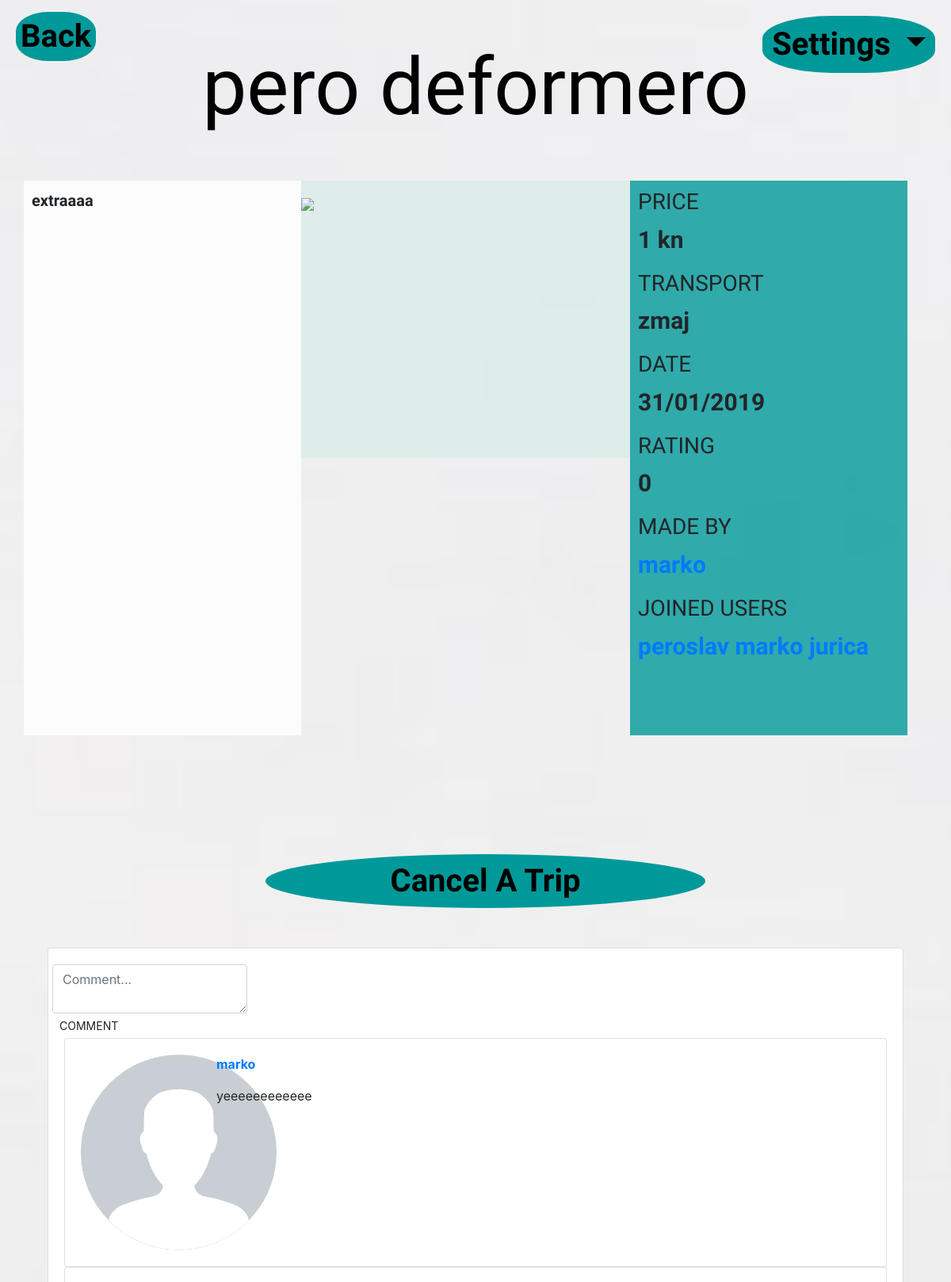
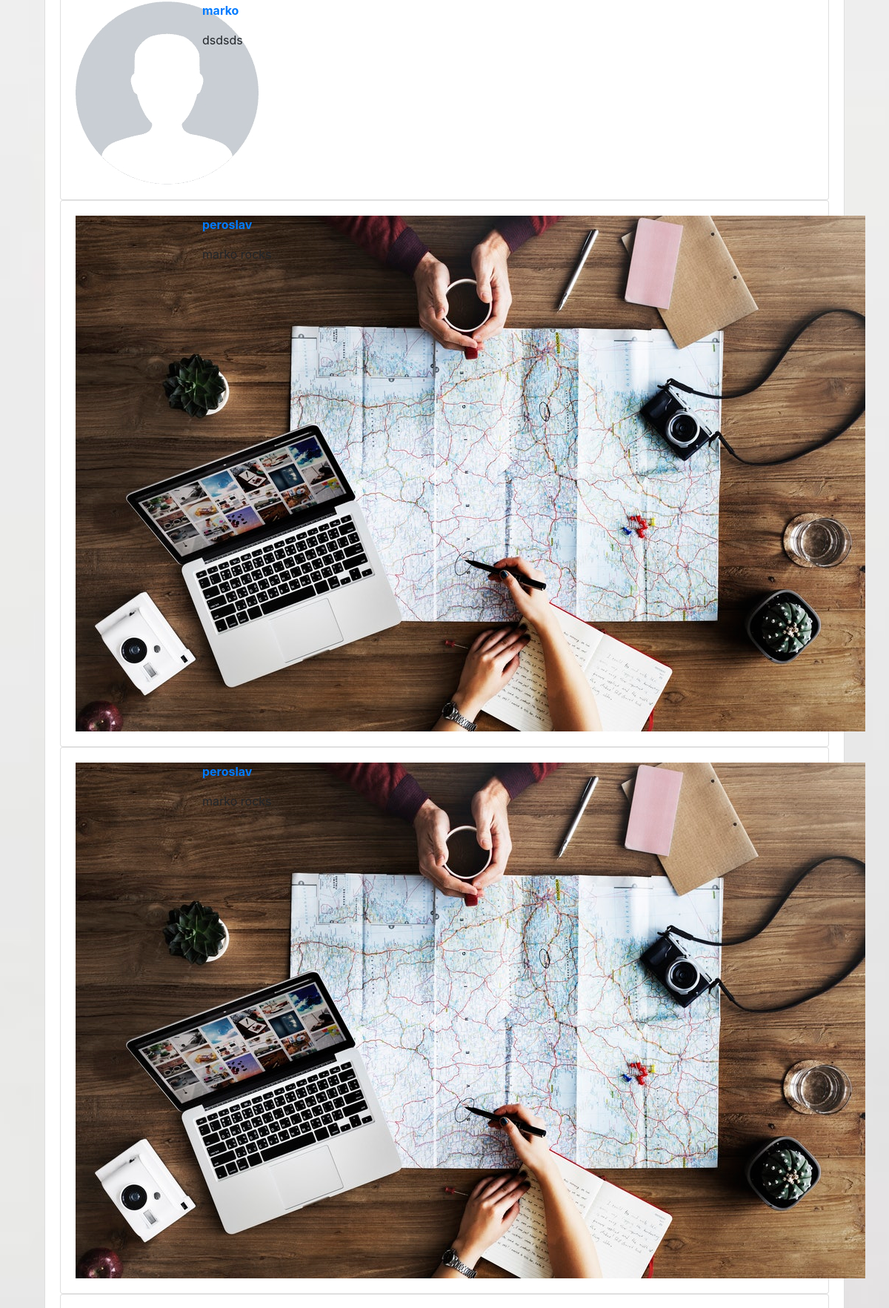
Screenshot of /trip/1 (signed in, upper part) with the database file from the repository (2 pictures, top to bottom).
### app/models.py (models this page shows, shortened)
class Trip(db.Model):
    id = db.Column(db.Integer,primary_key=True)
    location = db.Column(db.String(120),index=True)
    about = db.Column(db.String(1000),index=True)
    date = db.Column(db.DateTime,index=True)
    min_people = db.Column(db.String(120),index=True)
    max_people = db.Column(db.String(120),index=True)
    total_cost = db.Column(db.Integer,index=True)
    transport = db.Column(db.String(120),index=True)
    user_id = db.Column(db.Integer,db.ForeignKey('user.id'))
    creator_id = db.Column(db.Integer,db.ForeignKey('user.id'))
    trip_rating = db.Column(db.Integer, default = '0')
    trip_picture = db.Column(db.String(120))

class User(UserMixin,db.Model):
    id = db.Column(db.Integer, primary_key=True)
    username = db.Column(db.String(64),index=True,unique=True)
    email = db.Column(db.String(120),index=True,unique=True)
    password_hash = db.Column(db.String(128))
    first_name = db.Column(db.String(128))
    last_name = db.Column(db.String(128))
    bio = db.Column(db.String(128))
    spol = db.Column(db.String(10))
    user_picture = db.Column(db.String(120))
    @login.user_loader
    def load_user(id):
        return User.query.get(int(id))

class Comments(db.Model):
    id = db.Column(db.Integer, primary_key =True)
    user_id = db.Column(db.Integer,db.ForeignKey('user.id'))
    trip_id = db.Column(db.Integer,db.ForeignKey('trip.id'))
    coments = db.Column(db.String(500), index=True)

### app/routes.py (the view)
@app.route('/trip/<trip_id>', methods=['GET', 'POST'])
@login_required
def trip(trip_id):
    trip = Trip.query.filter_by(id = trip_id).first()
    user = User.query.filter_by(id = trip.creator_id).first()
    comments = Comments.query.filter_by(trip_id = trip.id)
    joined_user = JoinTrip.query.filter_by(trip_id = trip.id)
    c_data = []
    people_going = []
    me_going = False
    if comments is not None:
        for comment in comments:
            user2 = User.query.filter_by(id = comment.user_id).first()
            comment_data = {'comment' : comment.coments, 'username' : user2.username, 'user_picture' : user2.user_picture}
            c_data.append(comment_data)
    if joined_user is not None:
        for people in joined_user:
            user3 = User.query.filter_by(id= people.user_id).first()
            if user3 == current_user:
                me_going = True
            people_data = {'username' : user3.username}
            people_going.append(people_data)
    trip_data = {'trip' : trip.id, 'location' : trip.location, 'about' : trip.about, 'rating' : trip.trip_rating, 'cost' : str(trip.total_cost) + ' kn',
    'date' : trip.date.strftime('%d/%m/%Y'), 'transport' : trip.transport, 'creator' : user.username, 'comments' : c_data, 'users' : people_going,
    'picture' : trip.trip_picture, 'me_going' : me_going}
    form_comments = TripPageForm()
    form_join = JoinATripForm()
    if form_comments.validate_on_submit():
        comment = Comments(coments = form_comments.comment.data, user_id = current_user.id, trip_id = trip.id)
        db.session.add(comment)
        db.session.commit()
        return redirect(url_for('trip', trip_id=trip.id))
    elif form_join.validate_on_submit() and me_going == False:
        user_joins = JoinTrip(trip_id = trip.id, user_id = current_user.id)
        db.session.add(user_joins)
        db.session.commit()
        return redirect(url_for('trip', trip_id=trip.id))
    elif form_join.validate_on_submit() and me_going == True:
        user_joins = JoinTrip.query.filter_by(trip_id = trip.id, user_id = current_user.id).first()
        db.session.delete(user_joins)
        db.session.commit()
        return redirect(url_for('trip', trip_id=trip.id))
    return render_template('trip.html', title='Trip', data = trip_data, lform=form_comments, rform = form_join)

### app/forms.py
class TripPageForm(FlaskForm):
	comment = TextAreaField('Comment', validators=[DataRequired()])
	submit = SubmitField('Comment')

class JoinATripForm(FlaskForm):
    submit = SubmitField('Join A Trip')
    submit_cancel = SubmitField('Cancel A Trip')

### app/templates/trip.html (shortened to what this page needs)
<!DOCTYPE html>
<html>
	<head>
		<link rel="stylesheet" type="text/css" href="{{ url_for('static',filename='styles/pojedini_izlet.css') }}">
		<link rel="stylesheet" href="https://stackpath.bootstrapcdn.com/bootstrap/4.2.1/css/bootstrap.min.css">
	</head>
<body>
	<header>
		<ul>
			<li><a class="newtrip" href="{{ url_for('home') }}"><button class="btn1" id = "add_btn">Back</button></a></li>
		</ul>
    <div class="dropdown">
  <button class="btn btn-secondary dropdown-toggle" type="button" id="dropdownMenuButton" data-toggle="dropdown" aria-haspopup="true" aria-expanded="false">
    Settings
  </button>
</div>
	</header>
<h1 id="title">{{data.location}}</h1>
<div class="container">
	<div class="row">
		<div class="col-lg-" id = "pojedini_about">
			{{data.about}}
</div>
	</div>
<div class="container" id = "info">
    <h3>PRICE</h3>
	<p>{{data.cost}}</p>
    <h3>TRANSPORT</h3>
	<p>{{data.transport}}</p>
    <h3>DATE</h3>
    <p>{{data.date}}</p>
    <h3>RATING</h3>
	<p>{{data.rating}}</p>
	<h3>MADE BY</h3>
	<p ><a id="maker" href="{{ url_for('profile', id=data.creator) }}">{{data.creator}}</a></p>
	<h3>JOINED USERS</h3>
	<div class="vertical-menu">
		{% for user in data.users %}
  			<a href = "{{ url_for('profile', id=user.username) }}">{{user.username}}</a>
  		{% endfor %}
	</div>
</div>
{% if data.picture %}
        <image src="{{ url_for('static', filename='uploads/' + data.picture) }}" id = "slika_izleta">
        </image>
{% else %}
        <image src="{{ url_for('static', filename='styles/izlet_default.jpg') }}" id="slika_izleta">
        </image>
{% endif %}
<div id="googleMap" style="width: 415px; height: 350px; margin-left: 335px; position: relative;"></div>
<form name="rform" class="form-signin" action="" method="post" novalidate>
	{% if data.me_going %}
		{{ rform.submit_cancel(class="btn3", id = "cancel_btn", type="submit")}}
	{% else %}
		{{ rform.submit(class="btn3", id = "join_btn", type="submit")}}
	{% endif %}
</form>
<link href="https://stackpath.bootstrapcdn.com/font-awesome/4.7.0/css/font-awesome.min.css" rel="stylesheet">
<div class="container">
    <div class="card">
        <div class="card-body">
            <div class="row">
            	<form name="lform" class="form-signin" action="" method="post" novalidate>
                     {{ lform.comment(type = "text-area", id="write_comment", placeholder="Comment...", class="form-control")}}
                     {{ lform.submit(class="btn btn-sm text-uppercase", type="submit")}}
                </form>
            </div>
            	{% for comment in data.comments %}
                <div class="card card-inner">
                    <div class="card-body">
                        <div class="row">
                            <div class="col-md-2">
                                {% if comment.user_picture %}
                                  <image id ="user_picture" src="{{ url_for('static', filename='uploads/' + comment.user_picture) }}">
                                  </image>
                                {% else %}
                                  <image id ="user_picture" src="{{ url_for('static', filename='styles/user.jpg') }}">
                                  </image>
                                {% endif %}
                            </div>
                            <div class="col-md-10">
                                <p><a href="{{ url_for('profile', id=comment.username) }}"><strong>{{comment.username}}</strong></a></p>
                                <p>{{comment.comment}}</p>
                            </div>
                        </div>
                    </div>
                </div>
               {% endfor %}
        </div>
    </div>
</div>
</body>
</html>

### app/static/styles/pojedini_izlet.css (style rules this page uses)
body { background: url("back.jpg")no-repeat center center fixed; -webkit-background-size: cover; -moz-background-size: cover; -o-background-size: cover; background-size: cover; }
header { padding-bottom: 10px; font-family: 'Amatic SC', cursive; font-weight: bold; }
header li { overflow: hidden; }
header li a { color: black; text-decoration: none; }
#add_btn, #dropdownMenuButton { font-family: 'Amatic SC', cursive; font-weight: bold; border-radius: 40%; border: none; background-color: #009999; font-size: 40px; outline:none; }
#add_btn { position: absolute; top: 15px; left: 20px; outline:none; }
#dropdownMenuButton { position: absolute; top: -20px; right: 20px; outline:none; color:black; }
#pojedini_about { width: 350px; height: 700px; background-color: rgba(255,255,255,0.8); padding-top: 10px; padding-left: 10px; padding-right: 10px; font-size: 20px; font-family: 'Amatic SC', cursive; position: absolute; font-weight: bold; }
#info { position: absolute; width: 350px; height: 700px; background-color: rgba(0,153,153,0.8); padding-top: 10px; padding-left: 10px; padding-right: 10px; font-size: 30px; font-family: 'Amatic SC', cursive; margin-left: 750px; font-weight: 900; text-decoration: none; }
#cancel_btn { font-family: 'Amatic SC', cursive; font-weight: bold; border-radius: 40%; border: 3px solid #009999; background-color: #009999; font-size: 40px; margin-left: 290px; margin-top: 150px; margin-bottom: 50px; width: 50%; border-radius: 60%; outline:none; }
#title { font-size: 100px; padding-bottom: 50px; align-items: center; justify-content: center; font-weight: 300; display: flex; font-family: 'Amatic SC', cursive; color: black; }

### rows the page displays
Trip: location "pero deformero", about "extraaaa", transport "zmaj"
User: creator "marko", username "marko", username "marko" "marko"
User: username "peroslav", user_picture (picture), username "peroslav" "peroslav"
User: username "jurica"
Comments: comment "yeeeeeeeeeeee"
Comments: comment "dsdsds"
Comments: comment "marko rocks"
Comments: comment "marko rocks"

### other values shown
{{ data.cost }} "1 kn"
{{ data.date }} "31/01/2019"
{{ data.rating }} "0"
